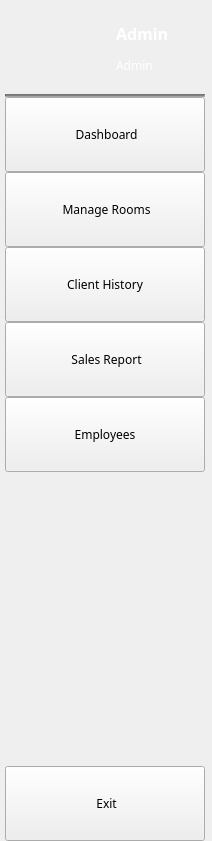
     <widget class="QWidget" name="full_menu_widget" native="true">
      <layout class="QVBoxLayout" name="verticalLayout_6">
       <property name="spacing">
        <number>0</number>
       </property>
       <property name="leftMargin">
        <number>0</number>
       </property>
       <property name="topMargin">
        <number>0</number>
       </property>
       <property name="rightMargin">
        <number>0</number>
       </property>
       <property name="bottomMargin">
        <number>0</number>
       </property>
       <item>
        <layout class="QHBoxLayout" name="horizontalLayout">
         <property name="spacing">
          <number>0</number>
         </property>
         <property name="leftMargin">
          <number>5</number>
         </property>
         <property name="topMargin">
          <number>5</number>
         </property>
         <property name="rightMargin">
          <number>5</number>
         </property>
         <property name="bottomMargin">
          <number>5</number>
         </property>
         <item>
          <widget class="QWidget" name="widget_60" native="true">
           <layout class="QGridLayout" name="gridLayout_37">
            <property name="leftMargin">
             <number>2</number>
            </property>
            <property name="topMargin">
             <number>5</number>
            </property>
            <property name="rightMargin">
             <number>2</number>
            </property>
            <property name="bottomMargin">
             <number>5</number>
            </property>
            <item row="0" column="0">
             <widget class="QLabel" name="lbluserpic2">
              <property name="minimumSize">
               <size>
                <width>70</width>
                <height>70</height>
               </size>
              </property>
              <property name="maximumSize">
               <size>
                <width>70</width>
                <height>70</height>
               </size>
              </property>
              <property name="styleSheet">
               <string notr="true">QLabel{
  border-radius: 34px;
}</string>
              </property>
              <property name="text">
               <string/>
              </property>
              <property name="pixmap">
               <pixmap>hms_logo.png</pixmap>
              </property>
              <property name="scaledContents">
               <bool>true</bool>
              </property>
             </widget>
            </item>
           </layout>
          </widget>
         </item>
         <item>
          <widget class="QWidget" name="widget_19" native="true">
           <layout class="QGridLayout" name="gridLayout_36">
            <property name="leftMargin">
             <number>10</number>
            </property>
            <property name="topMargin">
             <number>0</number>
            </property>
            <property name="rightMargin">
             <number>10</number>
            </property>
            <property name="bottomMargin">
             <number>0</number>
            </property>
            <property name="spacing">
             <number>0</number>
            </property>
            <item row="0" column="0" alignment="Qt::AlignLeft|Qt::AlignBottom">
             <widget class="QLabel" name="lblFname">
              <property name="font">
               <font>
                <family>Century Gothic</family>
                <pointsize>12</pointsize>
                <weight>75</weight>
                <bold>true</bold>
               </font>
              </property>
              <property name="styleSheet">
               <string notr="true">color: rgb(255, 255, 255);</string>
              </property>
              <property name="text">
               <string>Admin</string>
              </property>
             </widget>
            </item>
            <item row="1" column="0">
             <widget class="QLabel" name="lblposition">
              <property name="font">
               <font>
                <family>Century Gothic</family>
                <pointsize>9</pointsize>
               </font>
              </property>
              <property name="styleSheet">
               <string notr="true">color: rgb(255, 255, 255);</string>
              </property>
              <property name="text">
               <string>Admin</string>
              </property>
             </widget>
            </item>
           </layout>
          </widget>
         </item>
        </layout>
       </item>
       <item>
        <layout class="QVBoxLayout" name="verticalLayout">
         <property name="spacing">
          <number>0</number>
         </property>
         <property name="leftMargin">
          <number>5</number>
         </property>
         <property name="topMargin">
          <number>4</number>
         </property>
         <property name="rightMargin">
          <number>7</number>
         </property>
         <item>
          <widget class="Line" name="line">
           <property name="styleSheet">
            <string notr="true">background-color: rgba(57, 57, 57, 100);</string>
           </property>
           <property name="orientation">
            <enum>Qt::Horizontal</enum>
           </property>
          </widget>
         </item>
         <item>
          <widget class="QPushButton" name="btnHome2">
           <property name="minimumSize">
            <size>
             <width>200</width>
             <height>75</height>
            </size>
           </property>
           <property name="maximumSize">
            <size>
             <width>200</width>
             <height>75</height>
            </size>
           </property>
           <property name="font">
            <font>
             <family>Century Gothic</family>
             <pointsize>9</pointsize>
            </font>
           </property>
           <property name="text">
            <string> Dashboard</string>
           </property>
           <property name="icon">
            <iconset>
             <normaloff>home_icon.png</normaloff>
             <normalon>home_icon_white.png</normalon>home_icon.png</iconset>
           </property>
           <property name="iconSize">
            <size>
             <width>25</width>
             <height>25</height>
            </size>
           </property>
           <property name="checkable">
            <bool>true</bool>
           </property>
           <property name="autoExclusive">
            <bool>true</bool>
           </property>
          </widget>
         </item>
         <item>
          <widget class="QPushButton" name="btnRoom2">
           <property name="minimumSize">
            <size>
             <width>200</width>
             <height>75</height>
            </size>
           </property>
           <property name="maximumSize">
            <size>
             <width>200</width>
             <height>75</height>
            </size>
           </property>
           <property name="font">
            <font>
             <family>Century Gothic</family>
             <pointsize>9</pointsize>
            </font>
           </property>
           <property name="text">
            <string> Manage Rooms</string>
           </property>
           <property name="icon">
            <iconset>
             <normaloff>room_icon.png</normaloff>
             <normalon>room_icon_white.png</normalon>room_icon.png</iconset>
           </property>
           <property name="iconSize">
            <size>
             <width>25</width>
             <height>25</height>
            </size>
           </property>
           <property name="checkable">
            <bool>true</bool>
           </property>
           <property name="autoExclusive">
            <bool>true</bool>
           </property>
          </widget>
         </item>
         <item>
          <widget class="QPushButton" name="btnHistory2">
           <property name="minimumSize">
            <size>
             <width>200</width>
             <height>75</height>
            </size>
           </property>
           <property name="maximumSize">
            <size>
             <width>200</width>
             <height>75</height>
            </size>
           </property>
           <property name="font">
            <font>
             <family>Century Gothic</family>
             <pointsize>9</pointsize>
            </font>
           </property>
           <property name="text">
            <string>Client History</string>
           </property>
           <property name="icon">
            <iconset>
             <normaloff>history_icon.png</normaloff>
             <normalon>history_icon_white.png</normalon>history_icon.png</iconset>
           </property>
           <property name="iconSize">
            <size>
             <width>23</width>
             <height>23</height>
            </size>
           </property>
           <property name="checkable">
            <bool>true</bool>
           </property>
           <property name="autoExclusive">
            <bool>true</bool>
           </property>
          </widget>
         </item>
         <item>
          <widget class="QPushButton" name="btnReport2">
           <property name="minimumSize">
            <size>
             <width>200</width>
             <height>75</height>
            </size>
           </property>
           <property name="maximumSize">
            <size>
             <width>200</width>
             <height>75</height>
            </size>
           </property>
           <property name="font">
            <font>
             <family>Century Gothic</family>
             <pointsize>9</pointsize>
            </font>
           </property>
           <property name="text">
            <string> Sales Report</string>
           </property>
           <property name="icon">
            <iconset>
             <normaloff>report_icon.png</normaloff>
             <normalon>report_icon_white.png</normalon>report_icon.png</iconset>
           </property>
           <property name="iconSize">
            <size>
             <width>25</width>
             <height>25</height>
            </size>
           </property>
           <property name="checkable">
            <bool>true</bool>
           </property>
           <property name="autoExclusive">
            <bool>true</bool>
           </property>
          </widget>
         </item>
         <item>
          <widget class="QPushButton" name="btnEmployee2">
           <property name="minimumSize">
            <size>
             <width>200</width>
             <height>75</height>
            </size>
           </property>
           <property name="maximumSize">
            <size>
             <width>200</width>
             <height>75</height>
            </size>
           </property>
           <property name="font">
            <font>
             <family>Century Gothic</family>
             <pointsize>9</pointsize>
            </font>
           </property>
           <property name="text">
            <string>Employees</string>
           </property>
           <property name="icon">
            <iconset>
             <normaloff>guess_icon.png</normaloff>
             <normalon>guest_icon_white.png</normalon>guess_icon.png</iconset>
           </property>
           <property name="iconSize">
            <size>
             <width>25</width>
             <height>25</height>
            </size>
           </property>
           <property name="checkable">
            <bool>true</bool>
           </property>
           <property name="autoExclusive">
            <bool>true</bool>
           </property>
          </widget>
         </item>
        </layout>
       </item>
       <item>
        <spacer name="verticalSpacer_12">
         <property name="orientation">
          <enum>Qt::Vertical</enum>
         </property>
         <property name="sizeHint" stdset="0">
          <size>
           <width>20</width>
           <height>294</height>
          </size>
         </property>
        </spacer>
       </item>
       <item>
        <layout class="QGridLayout" name="gridLayout_35">
         <property name="leftMargin">
          <number>5</number>
         </property>
         <property name="rightMargin">
          <number>7</number>
         </property>
         <item row="0" column="0">
          <widget class="QPushButton" name="btnExit2">
           <property name="minimumSize">
            <size>
             <width>200</width>
             <height>75</height>
            </size>
           </property>
           <property name="maximumSize">
            <size>
             <width>200</width>
             <height>75</height>
            </size>
           </property>
           <property name="font">
            <font>
             <family>Century Gothic</family>
             <pointsize>9</pointsize>
            </font>
           </property>
           <property name="styleSheet">
            <string notr="true"/>
           </property>
           <property name="text">
            <string> Exit</string>
           </property>
           <property name="icon">
            <iconset>
             <normaloff>out_icon.png</normaloff>
             <normalon>out_icon_white.png</normalon>out_icon.png</iconset>
           </property>
           <property name="iconSize">
            <size>
             <width>25</width>
             <height>25</height>
            </size>
           </property>
          </widget>
         </item>
        </layout>
       </item>
      </layout>
     </widget>
